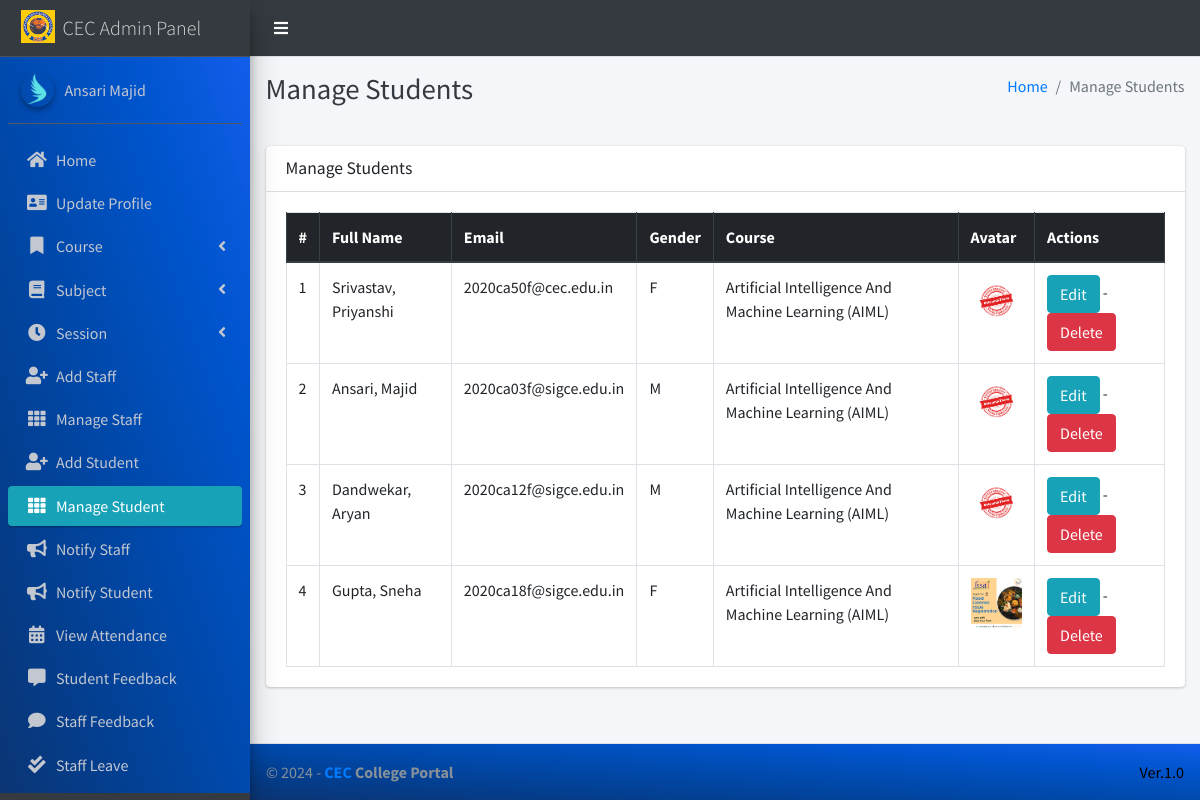
Page /student/manage/ (signed in) on the committed database.
### main_app/models.py (models this page shows, shortened)
class CustomUser(AbstractUser):
    USER_TYPE = ((1, "HOD"), (2, "Staff"), (3, "Student"))
    GENDER = [("M", "Male"), ("F", "Female")]
    username = None  # Removed username, using email instead
    email = models.EmailField(unique=True)
    user_type = models.CharField(default=1, choices=USER_TYPE, max_length=1)
    gender = models.CharField(max_length=1, choices=GENDER)
    profile_pic = models.ImageField()
    address = models.TextField()
    fcm_token = models.TextField(default="")  # For firebase notifications
    created_at = models.DateTimeField(auto_now_add=True)
    updated_at = models.DateTimeField(auto_now=True)
    USERNAME_FIELD = "email"
    REQUIRED_FIELDS = []
    objects = CustomUserManager()
    def __str__(self):
        return  self.first_name + " " + self.last_name

class Student(models.Model):
    admin = models.OneToOneField(CustomUser, on_delete=models.CASCADE)
    course = models.ForeignKey(Course, on_delete=models.DO_NOTHING, null=True, blank=False)
    session = models.ForeignKey(Session, on_delete=models.DO_NOTHING, null=True)

class Course(models.Model):
    name = models.CharField(max_length=120)
    created_at = models.DateTimeField(auto_now_add=True)
    updated_at = models.DateTimeField(auto_now=True)

### main_app/hod_views.py (the view)
# urls.py: path("student/manage/", hod_views.manage_student, name='manage_student'),
def manage_student(request):
    students = CustomUser.objects.filter(user_type=3)
    context = {
        'students': students,
        'page_title': 'Manage Students'
    }
    return render(request, "hod_template/manage_student.html", context)

### main_app/templates/hod_template/manage_student.html
{% extends 'main_app/base.html' %}
{% load static %}
{% block page_title %}{{page_title}}{% endblock page_title %}
{% block content %}
<section class="content">
    <div class="container-fluid">
        <div class="row">
            <div class="col-md-12">
                <div class="card">
                    <div class="card-header">
                        <h3 class="card-title">{{page_title}}</h3>
                    </div>
                    <div class="card-body">
                        <table id="example2" class="table table-bordered table-hover">
                            <thead class="thead-dark">
                                <tr>
                                    <th>#</th>
                                    <th>Full Name</th>
                                    <th>Email</th>
                                    <th>Gender</th>
                                    <th>Course</th>
                                    <th>Avatar</th>
                                    <th>Actions</th>
                                </tr>
                            </thead>
                            <tbody>
                                {% for student in students %}
                                <tr>
                                    <td>{{ forloop.counter }}</td>
                                    <td>{{student.last_name}}, {{student.first_name}}</td>
                                    <td>{{student.email}}</td>
                                    <td>{{student.gender}}</td>
                                    <td>{{student.student.course.name}}</td>
                                    <td>
                                        {% if student.profile_pic == ""  %}
                                        No Image
                                        {% else %}
                                        <img class="img img-fluid mb-2" height="56" width="56"
                                            src="{{student.profile_pic}}" alt="">
                                        {% endif %}
                                    </td>
                                    <td><a href="{% url 'edit_student' student.student.id %}" class="btn btn-info">Edit</a> -
                                        <a href="{% url 'delete_student' student.student.id %}" class="btn btn-danger" onclick="return confirm('Are you sure about this ?')">Delete</a>
                                    </td>
                                </tr>
                                {% endfor %}
                            </tbody>
                        </table>
                    </div>
                </div>
            </div>
        </div>
    </div>
</section>
{% endblock content %}

### main_app/templates/main_app/sidebar_template.html (shortened to what this page needs)
{% load static %}
<aside class="main-sidebar sidebar-dark-info elevation-4">
    {% if request.user.user_type == '1' %}
    <a href="{% url 'admin_home' %}" class="brand-link">
        <img src="{% static 'dist/img/CECLogo.jpg' %} " alt="CEC LOGO"
            class="brand-image " >
        <span class="brand-text font-weight-light" >CEC Admin Panel</span>
    </a>
    <div class="sidebar" style="background-image: linear-gradient(to right top, #0b3574, #033f91, #004aae, #0054cc, #125eeb);">
        <div class="user-panel mt-3 pb-3 mb-3 d-flex">
            <div class="image">
                <img src="{{ request.user.profile_pic}}" class="img-circle elevation-2" alt="User Image">
            </div>
            <div class="info">
                <a href="#" class="d-block">{{user}}</a>
            </div>
        </div>
        <nav class="mt-2">
            <ul class="nav nav-pills nav-sidebar flex-column" data-widget="treeview" role="menu" data-accordion="false">
                <li class="nav-item">
                    {% url 'admin_home' as admin_home %}
                    <a href="{{admin_home}}" class="nav-link {% if admin_home == request.path %} active {% endif %}">
                        <i class="nav-icon fas fa-home"></i>
                        <p>
                            Home
                        </p>
                    </a>
                </li>
                <li class="nav-item">
                    {% url 'admin_view_profile' as admin_view_profile %}
                    <a href="{{admin_view_profile}}"
                        class="nav-link {% if admin_view_profile == request.path %} active {% endif %}">
                        <i class="nav-icon fas fa-address-card"></i>
                        <p>
                            Update Profile
                        </p>
                    </a>
                </li>
                <li class="nav-item has-treeview">
                    <a href="#" class="nav-link" >
                        <i class="nav-icon fas fa-bookmark"></i>
                        <p>
                            Course
                            <i class="fas fa-angle-left right"></i>
                        </p>
                    </a>
                </li>
                <li class="nav-item has-treeview">
                    <a href="#" class="nav-link">
                        <i class="nav-icon fas fa-book"></i>
                        <p>
                            Subject
                            <i class="fas fa-angle-left right"></i>
                        </p>
                    </a>
                </li>
                <li class="nav-item has-treeview">
                    <a href="#" class="nav-link">
                        <i  class="nav-icon fas fa-clock"></i>
                        <p>
                            Session
                            <i class="fas fa-angle-left right"></i>
                        </p>
                    </a>
                </li>
                <li class="nav-item">
                    {% url 'add_staff' as add_staff %}
                    <a href="{{add_staff}}" class="nav-link {% if add_staff == request.path %} active {% endif %}">
                        <i class="nav-icon fas fa-user-plus"></i>
                        <p>
                            Add Staff
                        </p>
                    </a>
                </li>
                <li class="nav-item">
                    {% url 'manage_staff' as manage_staff %}
                    {% url 'edit_staff' staff_id as edit_staff %}
                    <a href="{{manage_staff}}"
                        class="nav-link {% if manage_staff == request.path or request.path == edit_staff %} active {% endif %}">
                        <i class="nav-icon fas fa-th"></i>
                        <p>
                            Manage Staff
                        </p>
                    </a>
                </li>
                <li class="nav-item">
                    {% url 'add_student' as add_student%}
                    <a href="{{add_student}}" class="nav-link  {% if add_student == request.path %} active {% endif %}">
                        <i class="nav-icon fas fa-user-plus"></i>
                        <p>
                            Add Student
                        </p>
                    </a>
                </li>
                <li class="nav-item">
                    {% url 'manage_student' as manage_student %}
                    {% url 'edit_student' student_id as edit_student %}
                    <a href="{{manage_student}}"
                        class="nav-link  {% if edit_student == request.path or manage_student == request.path %} active {% endif %}">
                        <i class="nav-icon fas fa-th"></i>
                        <p>
                            Manage Student
                        </p>
                    </a>
                </li>
                <li class="nav-item">
                    {% url 'admin_notify_staff' as admin_notify_staff %}
                    <a href="{{admin_notify_staff}}"
                        class="nav-link {% if admin_notify_staff == request.path %} active {% endif %}">
                        <i class="nav-icon fas fa-bullhorn"></i>
                        <p>
                            Notify Staff
                        </p>
                    </a>
                </li>
                <li class="nav-item">
                    {% url 'admin_notify_student' as admin_notify_student %}
                    <a href="{{admin_notify_student}}"
                        class="nav-link {% if admin_notify_student == request.path %} active {% endif %}">
                        <i class="nav-icon fas fa-bullhorn"></i>
                        <p>
                            Notify Student
                        </p>
                    </a>
                </li>
                <li class="nav-item">
                    {% url 'admin_view_attendance' as admin_view_attendance %}
                <li class="nav-item">
                    <a href="{{admin_view_attendance}}"
                        class="nav-link  {% if admin_view_attendance == request.path %} active {% endif %}">
                        <i class="nav-icon fas fa-calendar-alt"></i>
                        <p>
                            View Attendance
                        </p>
                    </a>
                </li>
                <li class="nav-item">
                    {% url 'student_feedback_message' as student_feedback_message %}
                    <a href="{{ student_feedback_message }}"
                        class="nav-link  {% if student_feedback_message == request.path %} active {% endif %}">
                        <i class="nav-icon fas fa-comment-alt"></i>
                        <p>
                            Student Feedback
                        </p>
                    </a>
                </li>
                <li class="nav-item">
                    {% url 'staff_feedback_message' as staff_feedback_message %}
                    <a href="{{staff_feedback_message}}"
                        class="nav-link   {% if staff_feedback_message == request.path %} active {% endif %}">
                        <i  class="nav-icon fas fa-comment"></i>
                        <p>
                            Staff Feedback
                        </p>
                    </a>
                </li>
                <li class="nav-item">
                    {% url 'view_staff_leave' as view_staff_leave %}
                    <a href="{{view_staff_leave}}"
                        class="nav-link  {% if view_staff_leave == request.path %} active {% endif %}">
                        <i  class="nav-icon fas fa-check-double"></i>
                        <p>
                            Staff Leave
                        </p>
                    </a>
                </li>
                <li class="nav-item">
                    {% url 'view_student_leave' as view_student_leave %}
                    <a href="{% url 'view_student_leave' %}"
                        class="nav-link  {% if view_student_leave == request.path %} active {% endif %}">
                    </a>
                </li>
                                        {% endif %}
                                    </ul>
                                </nav>
                            </div>
</aside>

### rows in the picture
CustomUser: user.profile_pic (picture), first_name+last_name "Ansari Majid"
CustomUser: last_name "Srivastav", first_name "Priyanshi", email "2020ca50f@cec.edu.in", gender "F", student.course.name "Artificial Intelligence And Machine Learning (AIML)"
CustomUser: last_name "Ansari", first_name "Majid", email "2020ca03f@sigce.edu.in", gender "M", student.course.name "Artificial Intelligence And Machine Learning (AIML)"
CustomUser: last_name "Dandwekar", first_name "Aryan", email "2020ca12f@sigce.edu.in", gender "M", student.course.name "Artificial Intelligence And Machine Learning (AIML)"
CustomUser: last_name "Gupta", first_name "Sneha", email "2020ca18f@sigce.edu.in", gender "F", student.course.name "Artificial Intelligence And Machine Learning (AIML)", shows a picture

### other values in the picture
{{ page_title }} "Manage Students"
